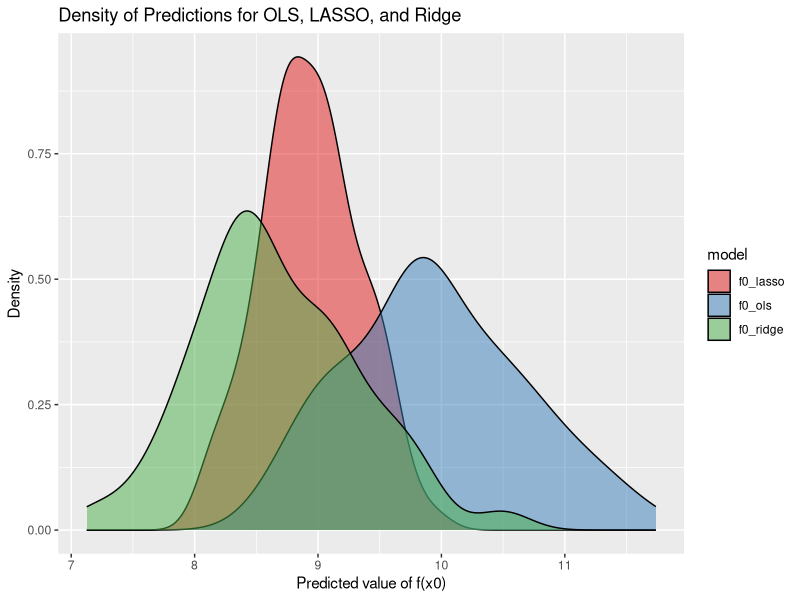

Here is the R script that generated this plot: (Note: a time limit stopped this script after it produced the figure.)
## ---- chunk 1
knitr::opts_chunk$set(echo = TRUE, warning = FALSE,  message=FALSE, error=FALSE)
## ---- chunk 2
library(glmnet)
library(tidyverse)

nsim = 100 # Number of simulations
nobs = 100 # Number of observations in the simulated dataset
p = 10 # Number of regressors
beta = c(2,3, rep(0,p-2)) # Coefficient vector
                          # (2 for beta1, 3 for beta2,
                          # 0s for remaining betas)

x0 = c(rep(2, p)) # out-of-sample observation

# Initialize vectors so that we can store results
f0_ols = c()
f0_lasso = c()
f0_ridge = c()

for (s in 1:nsim) {
  
  X = MASS::mvrnorm(nobs, #Randomly drawn X variables
                          mu = rep(0, p),
                          Sigma = diag(p)
                          )
  
  y = X %*%beta + rnorm(nobs) # Simulate y with normal noise
  
  # Fit OLS model
  fitOLS = lm(y~X)
  f0_ols[s] = fitOLS$coefficients%*%c(1, x0) # Prediction at x0
  
  # Fit LASSO regression
  fitLASSO = cv.glmnet(X, y, alpha = 1)
  f0_lasso[s] = t(coef(fitLASSO, s="lambda.1se"))%*%c(1, x0) %>% as.numeric()
  
  # Fit Ridge regression
  fitRidge = cv.glmnet(X, y, alpha = 0)
  f0_ridge[s] = t(coef(fitRidge, s="lambda.1se"))%*%c(1, x0) %>% as.numeric()
}

# Data frame for plotting
predictions <- data.frame(f0_ols, f0_lasso, f0_ridge)

# Melting data frame for easier plotting
predictions_long <- pivot_longer(predictions, cols = everything(), names_to = "model", values_to = "prediction")

# Plotting
ggplot(predictions_long, aes(x = prediction, fill = model)) +
  geom_density(alpha = 0.5) +
  labs(title = "Density of Predictions for OLS, LASSO, and Ridge", x = "Predicted value of f(x0)", y = "Density") +
  scale_fill_brewer(palette = "Set1")  # Adding a color palette for better visualization
## ---- chunk 3
mean(f0_ols)
mean(f0_lasso)
mean(f0_ridge)
## ---- chunk 4
# True value of f(x0)
true_value <- 10

# Calculate Bias, Variance, and MSE for each model
statistics <- predictions_long %>%
  group_by(model) %>%
  summarise(
    Bias = mean(prediction) - true_value,
    Variance = var(prediction),
    MSE = mean((prediction - true_value)^2),
    .groups = 'drop'
  )

# Printing the computed statistics
print(statistics)
## ---- chunk 5
library(glmnet)
library(tidyverse)
library(MASS)

# Function to run simulation for a given number of observations
run_simulation <- function(nobs) {
  nsim <- 100
  p <- 10
  beta <- c(2, 3, rep(0, p - 2))
  x0 <- rep(2, p)
  
  # Vectors to store results
  results <- tibble(
    nobs = rep(nobs, nsim),
    f0_ols = numeric(nsim),
    f0_lasso = numeric(nsim),
    f0_ridge = numeric(nsim)
  )
  
  for (s in 1:nsim) {
    X <- MASS::mvrnorm(n = nobs, mu = rep(0, p), Sigma = diag(p))
    y <- X %*% beta + rnorm(nobs)
    
    # OLS fit
    fitOLS <- lm(y ~ X - 1)
    results$f0_ols[s] <- as.numeric(coef(fitOLS) %*% x0)
    
    # LASSO fit
    fitLASSO <- cv.glmnet(X, y, alpha = 1)
    results$f0_lasso[s] <- as.numeric(predict(fitLASSO, newx = matrix(x0, ncol = p), s = "lambda.1se"))
    
    # Ridge fit
    fitRidge <- cv.glmnet(X, y, alpha = 0)
    results$f0_ridge[s] <- as.numeric(predict(fitRidge, newx = matrix(x0, ncol = p), s = "lambda.1se"))
  }
  
  # Calculate bias and variance
  stats <- results %>%
    summarise(
      nobs = first(nobs),
      bias_ols = mean(f0_ols) - 10,
      var_ols = var(f0_ols),
      bias_lasso = mean(f0_lasso) - 10,
      var_lasso = var(f0_lasso),
      bias_ridge = mean(f0_ridge) - 10,
      var_ridge = var(f0_ridge)
    )
  
  stats
}

# Set of observations to run the simulations on
nobs_values <- seq(50, 500, by = 50)

# Run simulations and collect results
results <- map_df(nobs_values, run_simulation)

# Prepare data for plotting
results_long <- pivot_longer(results, cols = -nobs, names_to = "model_metric", values_to = "value")

# Separate metric and model
results_long <- results_long %>% 
  separate(model_metric, into = c("model", "metric"), sep = "_") %>%
  mutate(model = recode(model, ols = "OLS", lasso = "LASSO", ridge = "Ridge"),
         metric = recode(metric, bias = "Bias", var = "Variance"))

# Plotting the results
ggplot(results_long, aes(x = nobs, y = value, group = interaction(model, metric), color = model)) +
  geom_line() +
  facet_wrap(~metric, scales = "free_y") +
  labs(title = "Effect of Number of Observations on Bias and Variance",
       x = "Number of Observations",
       y = "Metric Value",
       color = "Model") +
  theme_minimal() +
  theme(legend.position = "bottom")

## ---- chunk 6
library(glmnet)
library(tidyverse)
library(MASS)

run_simulation_corr <- function(rho, nobs = 100, nsim = 100) {
  p <- 10
  beta <- c(2, 3, rep(0, p - 2))
  x0 <- rep(2, p)

  # Vectors to store results
  sim_results <- tibble(
    rho = rho,
    f0_ols = numeric(nsim),
    f0_lasso = numeric(nsim),
    f0_ridge = numeric(nsim)
  )
  
  # Construct the correlation matrix
  Sigma <- matrix(rho, nrow = p, ncol = p)
  diag(Sigma) <- 1
  
  for (s in 1:nsim) {
    X <- MASS::mvrnorm(n = nobs, mu = rep(0, p), Sigma = Sigma)
    y <- X %*% beta + rnorm(nobs)

    # OLS fit
    fitOLS <- lm(y ~ X - 1)
    sim_results$f0_ols[s] <- as.numeric(coef(fitOLS) %*% x0)
    
    # LASSO fit
    fitLASSO <- cv.glmnet(X, y, alpha = 1)
    sim_results$f0_lasso[s] <- as.numeric(predict(fitLASSO, newx = matrix(x0, ncol = p), s = "lambda.1se"))
    
    # Ridge fit
    fitRidge <- cv.glmnet(X, y, alpha = 0)
    sim_results$f0_ridge[s] <- as.numeric(predict(fitRidge, newx = matrix(x0, ncol = p), s = "lambda.1se"))
  }
  
  # Calculate bias and variance
  stats <- sim_results %>%
    summarise(
      bias_ols = mean(f0_ols) - 10,
      var_ols = var(f0_ols),
      bias_lasso = mean(f0_lasso) - 10,
      var_lasso = var(f0_lasso),
      bias_ridge = mean(f0_ridge) - 10,
      var_ridge = var(f0_ridge)
    )
  
  cbind(stats, rho = rho) # Add rho to the results
}

# Set of correlations to run the simulations on
rho_values <- seq(0, 0.9, by = 0.1)

# Run simulations and collect results
results_corr <- map_df(rho_values, run_simulation_corr)

# Plotting the results
results_corr_long <- pivot_longer(results_corr, cols = starts_with("bias_"), names_to = "model", values_to = "value", names_prefix = "bias_")
results_corr_long$type <- "Bias"

variance_corr_long <- pivot_longer(results_corr, cols = starts_with("var_"), names_to = "model", values_to = "value", names_prefix = "var_")
variance_corr_long$type <- "Variance"

metrics_corr_long <- bind_rows(results_corr_long, variance_corr_long)

ggplot(metrics_corr_long, aes(x = rho, y = value, color = model, linetype = type)) +
  geom_line() +
  facet_wrap(~type, scales = "free_y") +
  labs(title = "Effect of Correlation Between Regressors on Bias and Variance",
       x = "Correlation (rho)",
       y = "Metric Value") +
  theme_minimal() +
  scale_color_brewer(palette = "Dark2") +
  theme(legend.position = "bottom")
